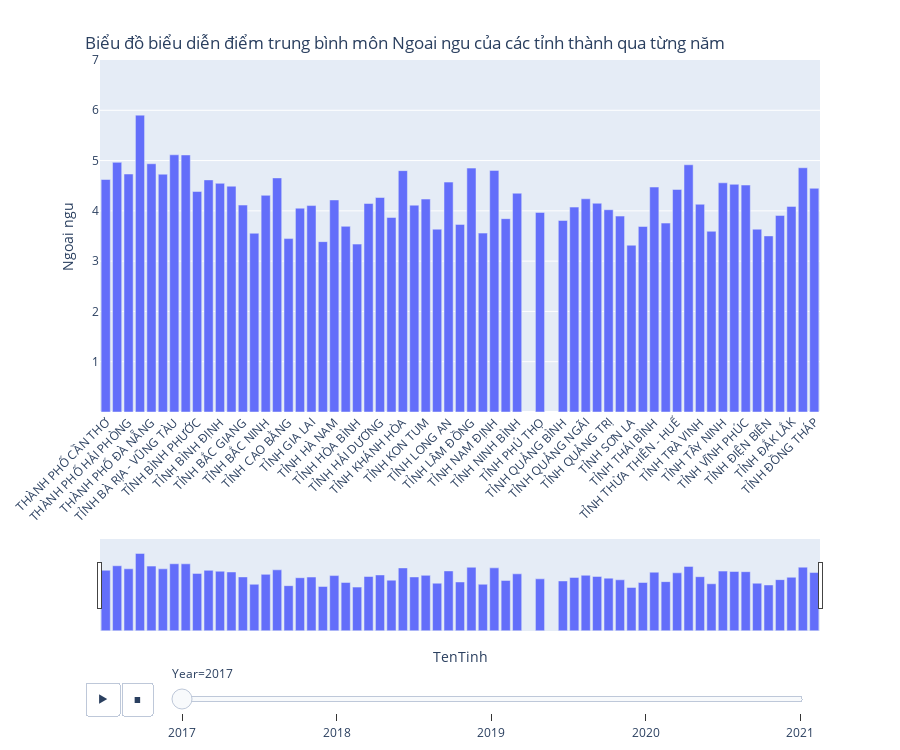

The cell this chart's notebook holds for it:
### Code cell
show_score_plot("Ngoai ngu")

### Figure 1 — Plotly figure (JSON) as saved in the notebook; plotly's stock layout.template omitted (floating-point values rounded to 4 significant figures)
{"data": [{"alignmentgroup": "True", "hovertemplate": "Year=2017<br>TenTinh=%{x}<br>Ngoai ngu=%{y}<extra></extra>", "legendgroup": "", "marker": {"color": "#636efa", "pattern": {"shape": ""}}, "name": "", "offsetgroup": "", "orientation": "v", "showlegend": false, "textposition": "auto", "type": "bar", "x": ["THÀNH PHỐ CẦN THƠ", "THÀNH PHỐ HÀ NỘI", "THÀNH PHỐ HẢI PHÒNG", "THÀNH PHỐ HỒ CHÍ MINH", "THÀNH PHỐ ĐÀ NẴNG", "TỈNH AN GIANG", "TỈNH BÀ RỊA - VŨNG TÀU", "TỈNH BÌNH DƯƠNG", "TỈNH BÌNH PHƯỚC", "TỈNH BÌNH THUẬN", "TỈNH BÌNH ĐỊNH", "TỈNH BẠC LIÊU", "TỈNH BẮC GIANG", "TỈNH BẮC KẠN", "TỈNH BẮC NINH", "TỈNH BẾN TRE", "TỈNH CAO BẰNG", "TỈNH CÀ MAU", "TỈNH GIA LAI", "TỈNH HÀ GIANG", "TỈNH HÀ NAM", "TỈNH HÀ TĨNH", "TỈNH HÒA BÌNH", "TỈNH HƯNG YÊN", "TỈNH HẢI DƯƠNG", "TỈNH HẬU GIANG", "TỈNH KHÁNH HÒA", "TỈNH KIÊN GIANG", "TỈNH KON TUM", "TỈNH LAI CHÂU", "TỈNH LONG AN", "TỈNH LÀO CAI", "TỈNH LÂM ĐỒNG", "TỈNH LẠNG SƠN", "TỈNH NAM ĐỊNH", "TỈNH NGHỆ AN", "TỈNH NINH BÌNH", "TỈNH NINH THUẬN", "TỈNH PHÚ THỌ", "TỈNH PHÚ YÊN", "TỈNH QUẢNG BÌNH", "TỈNH QUẢNG NAM", "TỈNH QUẢNG NGÃI", "TỈNH QUẢNG NINH", "TỈNH QUẢNG TRỊ", "TỈNH SÓC TRĂNG", "TỈNH SƠN LA", "TỈNH THANH HÓA", "TỈNH THÁI BÌNH", "TỈNH THÁI NGUYÊN", "TỈNH THỪA THIÊN - HUẾ", "TỈNH TIỀN GIANG", "TỈNH TRÀ VINH", "TỈNH TUYÊN QUANG", "TỈNH TÂY NINH", "TỈNH VĨNH LONG", "TỈNH VĨNH PHÚC", "TỈNH YÊN BÁI", "TỈNH ĐIỆN BIÊN", "TỈNH ĐĂK NÔNG", "TỈNH ĐẮK LẮK", "TỈNH ĐỒNG NAI", "TỈNH ĐỒNG THÁP"], "xaxis": "x", "y": [4.623, 4.965, 4.733, 5.904, 4.937, 4.729, 5.115, 5.112, 4.384, 4.616, 4.548, 4.491, 4.115, 3.555, 4.309, 4.655, 3.449, 4.053, 4.105, 3.388, 4.217, 3.692, 3.339, 4.146, 4.266, 3.868, 4.8, 4.113, 4.234, 3.636, 4.572, 3.731, 4.85, 3.557, 4.805, 3.845, 4.351, null, 3.969, null, 3.808, 4.075, 4.24, 4.151, 4.022, 3.896, 3.316, 3.689, 4.473, 3.757, 4.426, 4.916, 4.132, 3.594, 4.558, 4.528, 4.513, 3.636, 3.502, 3.909, 4.089, 4.857, 4.448], "yaxis": "y"}], "layout": {"barmode": "relative", "height": 750, "legend": {"tracegroupgap": 0}, "margin": {"t": 60}, "sliders": [{"active": 0, "currentvalue": {"prefix": "Year="}, "len": 0.9, "pad": {"r": 10, "t": 250}, "steps": [{"args": [["2017"], {"frame": {"duration": 0, "redraw": true}, "fromcurrent": true, "mode": "immediate", "transition": {"duration": 0, "easing": "linear"}}], "label": "2017", "method": "animate"}, {"args": [["2018"], {"frame": {"duration": 0, "redraw": true}, "fromcurrent": true, "mode": "immediate", "transition": {"duration": 0, "easing": "linear"}}], "label": "2018", "method": "animate"}, {"args": [["2019"], {"frame": {"duration": 0, "redraw": true}, "fromcurrent": true, "mode": "immediate", "transition": {"duration": 0, "easing": "linear"}}], "label": "2019", "method": "animate"}, {"args": [["2020"], {"frame": {"duration": 0, "redraw": true}, "fromcurrent": true, "mode": "immediate", "transition": {"duration": 0, "easing": "linear"}}], "label": "2020", "method": "animate"}, {"args": [["2021"], {"frame": {"duration": 0, "redraw": true}, "fromcurrent": true, "mode": "immediate", "transition": {"duration": 0, "easing": "linear"}}], "label": "2021", "method": "animate"}], "x": 0.1, "xanchor": "left", "y": 0, "yanchor": "top"}], "title": {"text": "Biểu đồ biểu diễn điểm trung bình môn Ngoai ngu của các tỉnh thành qua từng năm", "x": 0.45, "xanchor": "center", "y": 0.95, "yanchor": "top"}, "updatemenus": [{"buttons": [{"args": [null, {"frame": {"duration": 500, "redraw": true}, "fromcurrent": true, "mode": "immediate", "transition": {"duration": 500, "easing": "linear"}}], "label": "&#9654;", "method": "animate"}, {"args": [[null], {"frame": {"duration": 0, "redraw": true}, "fromcurrent": true, "mode": "immediate", "transition": {"duration": 0, "easing": "linear"}}], "label": "&#9724;", "method": "animate"}], "direction": "left", "pad": {"r": 20, "t": 270}, "showactive": false, "type": "buttons", "x": 0.1, "xanchor": "right", "y": 0, "yanchor": "top"}], "xaxis": {"anchor": "y", "domain": [0, 1], "rangeslider": {"visible": true}, "tickangle": -45, "title": {"text": "TenTinh"}}, "yaxis": {"anchor": "x", "domain": [0, 1], "range": [0, 7], "tickmode": "array", "tickvals": [1, 1, 1, 1, 1, 2, 2, 2, 2, 2, 2, 2, 3, 3, 3, 3, 4, 4, 4, 5, 5, 6, 6, 7, 7], "title": {"text": "Ngoai ngu"}}}}
